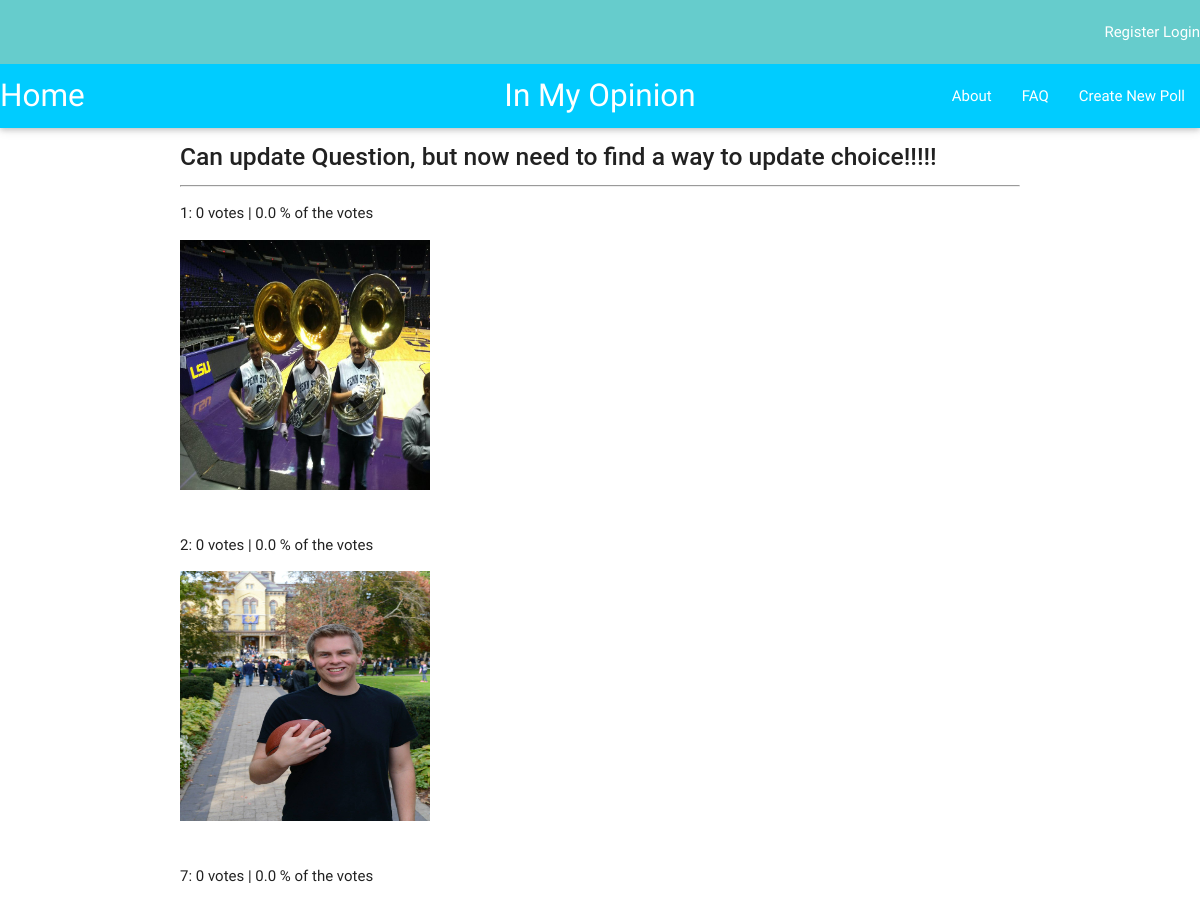
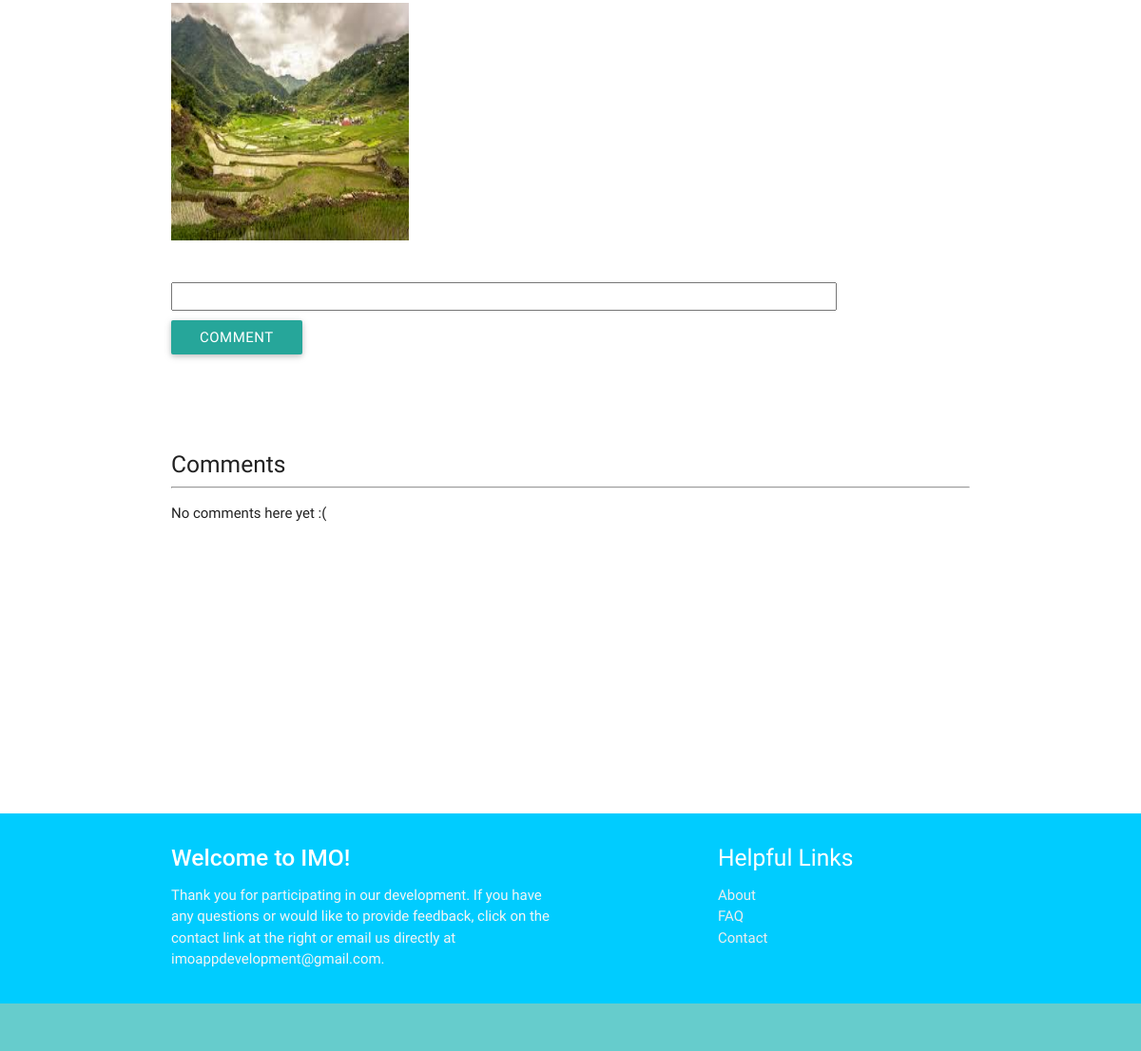
The page /imo_app/101/results/ on the database its author committed (2 pictures, top to bottom).
### imo_app/models.py (models this page shows, shortened)
class Question(models.Model):
    author = models.ForeignKey(UserProfile, on_delete=models.CASCADE)
    question_text = models.CharField(max_length=200)
    description = models.TextField(default = '')
    pub_date = models.DateTimeField('date published')
    choice1 = models.CharField(null=True, blank=True, default = '', max_length = 200)
    image1 = models.ImageField(null=True, blank=True)
    choice2 = models.CharField(null=True, blank=True, default = '', max_length = 200)
    image2 = models.ImageField(null=True, blank=True)
    choice3 = models.CharField(null=True, blank=True, default = '', max_length = 200)
    image3 = models.ImageField(null=True, blank=True)
    total_votes = models.IntegerField(default = 1.0)
    class Meta:
        ordering = ['-pub_date']

class Choice(models.Model):
    question = models.ForeignKey(Question, on_delete=models.CASCADE)
    image = models.ImageField(null=True, blank=True)
    choice_text = models.CharField(max_length=200)
    votes = models.IntegerField(default=0)
    percentage = models.FloatField(default=0)

### imo_app/views.py (the view)
# urls.py: url(r'^(?P<question_id>[0-9]+)/results/$', views.results, name = 'results'),
def results(request, question_id):
    q = Question.objects.get(id = question_id)
    c = Comment.objects.filter(question=q)
    author = q.author.user.username
    if (author == request.user.username):
        check_author = '1'
    else:
        check_author = ''
    choices = Choice.objects.filter(question = q)
    for i in choices:
        i.percentage = round((i.votes / q.total_votes) * 100, 2)
    context = {'question':q, 'choices': choices, 'comments': c, 'check_author': check_author}
    return render(request, 'imo_app/results.html', context)

### imo_app/templates/imo_app/results.html (shortened to what this page needs)
{% extends "imo_app/base.html" %}
{% block content %}
  <p><h5><strong>{{question.question_text}}</strong></h5></p>
  <hr></hr>
  {% for c in choices %}
      {% if c.choice_text or c.image != '' %}
      <p>{{ c.choice_text }}: {{c.votes}} votes | {{ c.percentage }} % of the votes</p>
      {% endif %}
      {% if c.image != '' %}
      <img src='{{ c.image.url }}' class='img-responsive' width="250px" height="250px" />
      {% endif %}
      <br></br>
  {% endfor %}
  <form action="{% url 'imo_app:add_comment' question.id %}" method="post">
  <p><input type="TextArea" style = "height:30px; width:700px" class = 'comment_text' value="" name='comment_text'/></p>
  <input type="submit" value="Comment" class='btn' size=50%; />
  </form>
  <br></br>
  <br></br>
  <h5> Comments </h5>
      <hr>
  {% for i in comments %}
      <div class="Comments">
          <div class="date"><strong>{{ i.author }}</strong> <i>{{ i.pub_date }}</i></div>
          <div class="divider"></div>
          <p>{{ i.comment_text }}</p>
          <br></br>
      </div>
  {% empty %}
      <p>No comments here yet :(</p>
  {% endfor %}
<br></br>
<br></br>
<br></br>
{% endblock content %}

### rows shown on the page
Question: question_text "Can update Question, but now need to find a way to update choice!!!!!"
Choice: choice_text "1", votes "0", percentage "0.0", image (picture)
Choice: choice_text "2", votes "0", percentage "0.0", image (picture)
Choice: choice_text "7", votes "0", percentage "0.0", image (picture)
